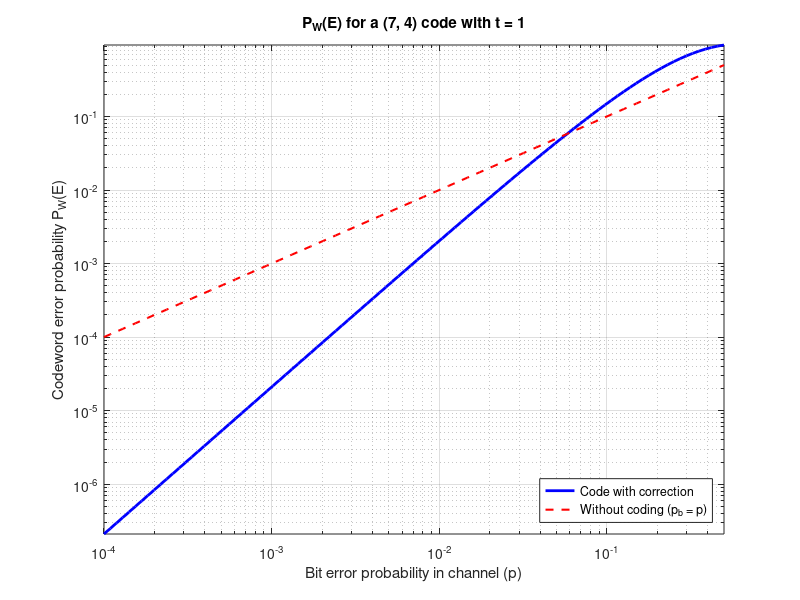
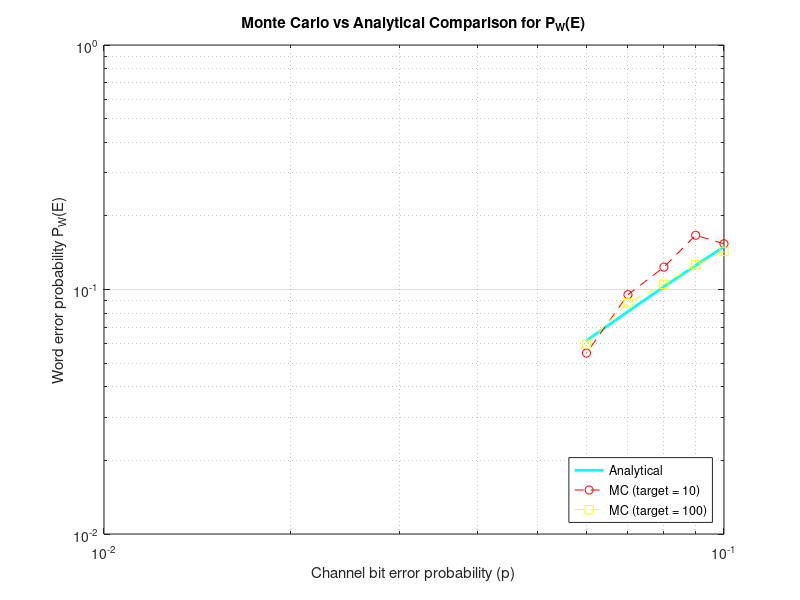

Recreate these plots in MATLAB, in order.
% Exercise 4 A1

clc;
close all;
clear;

%% 4a 
% Verify the code is perfect

G = [1 0 0 0 1 1 0;
    0 1 0 0 1 0 1;
    0 0 1 0 0 1 1;
    0 0 0 1 1 1 1];

% C(7, 4)
n = size(G, 2);     % taking the number of columns
k = size(G, 1);     % taking the number of rows

v = dec2bin(0:2^k-1) - '0';  

% Matrix multiplication modulo 2 generates all 2^k possible transmitted Codewords.
c = mod(v*G, 2);   

% Let's calculate the hamming weight with zeros
Hw_0 = sum(c, 2);

% and without zeros
Hw = Hw_0(Hw_0 > 0);

% minimum distance excluding zero values
dmin = min(Hw);

% we also define the error correction capability as
t = (dmin - 1) / 2;

% A code is perfect if the Hamming spheres of radius t exactly cover the received-vector space without overlap.
% D(c) = S(c, t) for c in C         [perfect codes]

% we define S(c, t)
S = 0;
for i=0:t
    S = S + nchoosek(n, i);
end

% condition for perfect codes
condition = 2^k * S;

if(condition == 2^n)
    fprintf("This is a perfect code.\n")
else
    fprintf("This isn't a perfect code.\n");
end

% Assuming transmission over a BSC with crossover probability p and minimum Hamming distance
% decoding, derive the analytical expression for the word error probability PW(E) as a function of p.

p = logspace(-4, log10(0.5), 100);

p_corr = zeros(size(p));

for i=0:t
    p_corr = p_corr + nchoosek(n, i) .* p.^i .* (1-p).^(n - i);
end

p_word_err = 1 - p_corr;

figure;
loglog(p, p_word_err, 'b-', 'LineWidth', 2); hold on;
loglog(p, p, 'r--', 'LineWidth', 1.5); % Riferimento: trasmissione non codificata su 1 bit

grid on;
xlabel('Bit error probability in channel (p)');
ylabel('Codeword error probability P_W(E)');
title(sprintf('P_W(E) for a (%d, %d) code with t = %d', n, k, t));
legend('Code with correction', 'Without coding (p_b = p)', 'Location', 'southeast');
axis tight;

%% 4b

% Ex1 part 4 Monte Carlo simulation - Word Error Probability PW(E)
target_errors = [10, 100];     % Stop simulation upon reaching 10 or 100 word errors
rng(70);    % fixed seed
p = [0.10, 0.09, 0.08, 0.07, 0.06];
PW_E = zeros(length(target_errors), length(p));
PW_E_analytical = zeros(1, length(p));

% --- 1. MONTE CARLO SIMULATION ---
for j = 1:length(target_errors)
    for i = 1:length(p)
        word_errors = 0;        % Reset error counter for each value of p
        total_transmitted = 0;

        while word_errors < target_errors(j)
            % 4.1 Message generation and transmission over BSC
            % the codeword generated and random message doesn't influence
            % the probability word error, so we don't need them

            e = rand(1, n) < p(i);              % BSC noise pattern generation

            % 4.2 Word error condition under Minimum Distance Decoding
            % A word error occurs whenever the number of channel errors exceeds t
            num_errors = sum(e);
            if num_errors > t
                word_errors = word_errors + 1;
            end

            total_transmitted = total_transmitted + 1;
        end

        % Empirical Word Error Probability
        PW_E(j, i) = word_errors / total_transmitted;
    end
end

% --- 2. ANALYTICAL CALCULATION ---
for i = 1:length(p)
    p_val = p(i);
    pwe_sum = 0;
    % Binomial tail summation from w = t + 1 to n (more than t errors)
    %        All error patterns of weight at most t are corrected.
    %        No error pattern of weight greater than t is corrected.
    % so we use t+1
    for w = (t + 1):n       
        pwe_sum = pwe_sum + nchoosek(n, w) * (p_val^w) * ((1 - p_val)^(n - w));
    end
    PW_E_analytical(i) = pwe_sum;
end

% --- 3. COMPARISON PLOT ---
figure;
loglog(p, PW_E_analytical, 'c-', 'LineWidth', 2, 'DisplayName', 'Analytical'); hold on;
loglog(p, PW_E(1, :), 'r--o', 'DisplayName', sprintf('MC (target = %d)', target_errors(1)));
loglog(p, PW_E(2, :), 'y--s', 'DisplayName', sprintf('MC (target = %d)', target_errors(2)));
grid on;
xlabel('Channel bit error probability (p)');
ylabel('Word error probability P_W(E)');
title('Monte Carlo vs Analytical Comparison for P_W(E)');
legend('Location', 'southeast');
